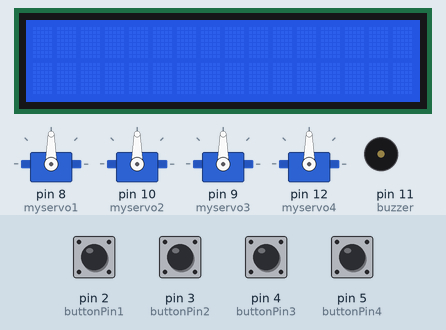
The sketch below on a simulated Arduino Uno, built with avr-gcc and run on an emulated ATmega328P. On the bench: 16×2 character LCD, 4 × servo, buzzer (waves = sounding). The inputs (shaded band) are chosen by the test bench; at power-on: pin 2 (buttonPin1), pin 3 (buttonPin2), pin 4 (buttonPin3), pin 5 (buttonPin4) LOW. What the sketch prints to the serial monitor is not drawn.

Above: at 1.2 s.
1.3 s: pin 2 (buttonPin1) pulled HIGH for 0.15 s
At 1.7 s:
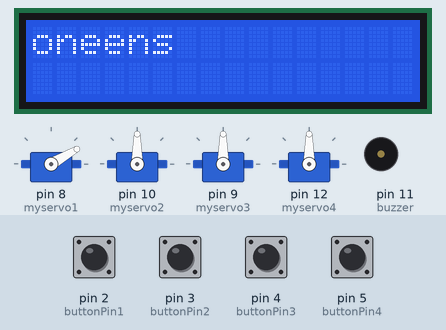
3.4 s: pin 3 (buttonPin2) pulled HIGH for 0.15 s
At 3.8 s:
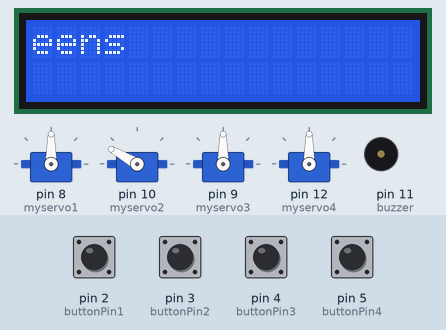
5.5 s: pin 5 (buttonPin4) pulled HIGH for 0.15 s
At 5.99 s:
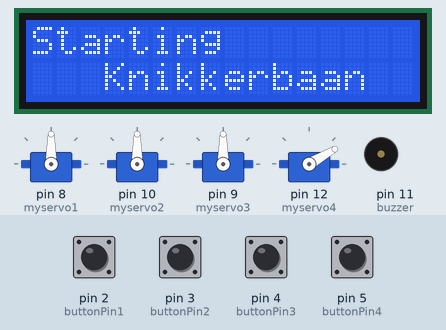
7.1 s: pin 4 (buttonPin3) pulled HIGH for 0.15 s
At 7.58 s:
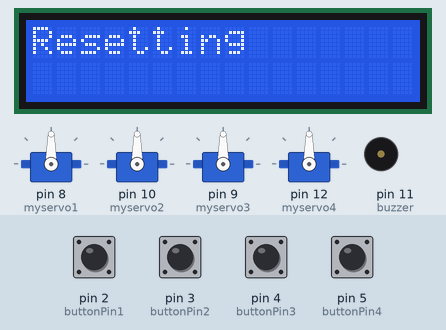
8.7 s: pin 3 (buttonPin2) pulled HIGH for 1 s
At 9.1 s:
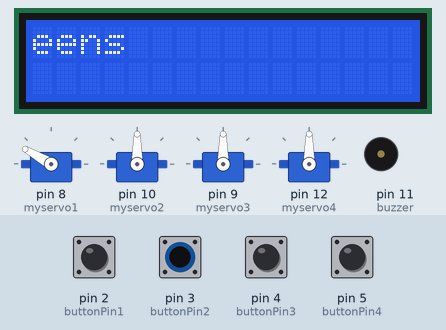
11.2 s: pin 2 (buttonPin1) pulled HIGH for 1 s
At 11.6 s:
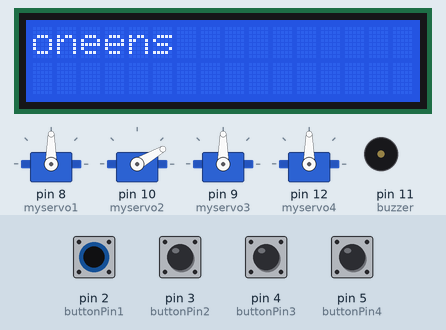
Timing chart, 0 to 14.2 s (numbered marks = the images above; inputs shaded):
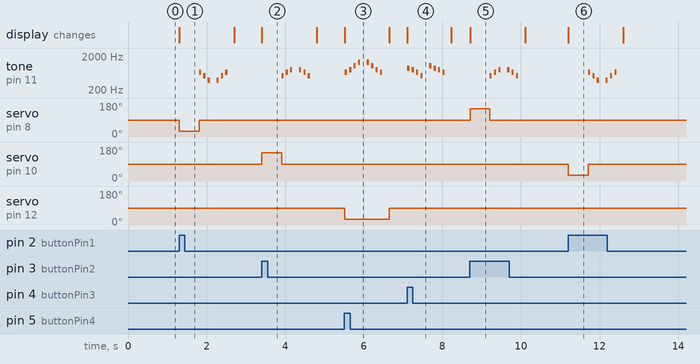

The sketch:

sketch_jan3a.ino
```cpp
#include <Servo.h>
#include <Wire.h>
#include <LiquidCrystal_I2C.h>


#define NOTE_E6 1319
#define NOTE_A5 880
#define NOTE_C6 1047
#define NOTE_C5 523
#define NOTE_E5 659
#define NOTE_G5 784
#define NOTE_REST 0
#define NOTE_G4 392
#define NOTE_B0  31
#define NOTE_C1  33
#define NOTE_CS1 35
#define NOTE_D1  37
#define NOTE_DS1 39
#define NOTE_E1  41
#define NOTE_F1  44
#define NOTE_FS1 46
#define NOTE_G1  49
#define NOTE_GS1 52
#define NOTE_A1  55
#define NOTE_AS1 58
#define NOTE_B1  62
#define NOTE_C2  65
#define NOTE_CS2 69
#define NOTE_D2  73
#define NOTE_DS2 78
#define NOTE_E2  82
#define NOTE_F2  87
#define NOTE_FS2 93
#define NOTE_G2  98
#define NOTE_GS2 104
#define NOTE_A2  110
#define NOTE_AS2 117
#define NOTE_B2  123
#define NOTE_C3  131
#define NOTE_CS3 139
#define NOTE_D3  147
#define NOTE_DS3 156
#define NOTE_E3  165
#define NOTE_F3  175
#define NOTE_FS3 185
#define NOTE_G3  196
#define NOTE_GS3 208
#define NOTE_A3  220
#define NOTE_AS3 233
#define NOTE_B3  247
#define NOTE_C4  262
#define NOTE_CS4 277
#define NOTE_D4  294
#define NOTE_DS4 311
#define NOTE_E4  330
#define NOTE_F4  349
#define NOTE_FS4 370
#define NOTE_G4  392
#define NOTE_GS4 415
#define NOTE_A4  440
#define NOTE_AS4 466
#define NOTE_B4  494
#define NOTE_C5  523
#define NOTE_CS5 554
#define NOTE_D5  587
#define NOTE_DS5 622
#define NOTE_E5  659
#define NOTE_F5  698
#define NOTE_FS5 740
#define NOTE_G5  784
#define NOTE_GS5 831
#define NOTE_A5  880
#define NOTE_AS5 932
#define NOTE_B5  988
#define NOTE_C6  1047
#define NOTE_CS6 1109
#define NOTE_D6  1175
#define NOTE_DS6 1245
#define NOTE_E6  1319
#define NOTE_F6  1397
#define NOTE_FS6 1480
#define NOTE_G6  1568
#define NOTE_GS6 1661
#define NOTE_A6  1760
#define NOTE_AS6 1865
#define NOTE_B6  1976
#define NOTE_C7  2093
#define NOTE_CS7 2217
#define NOTE_D7  2349
#define NOTE_DS7 2489
#define NOTE_E7  2637
#define NOTE_F7  2794
#define NOTE_FS7 2960
#define NOTE_G7  3136
#define NOTE_GS7 3322
#define NOTE_A7  3520
#define NOTE_AS7 3729
#define NOTE_B7  3951
#define NOTE_C8  4186
#define NOTE_CS8 4435
#define NOTE_D8  4699
#define NOTE_DS8 4978
#define REST      0

// Change this to the pin connected to the buzzer
int buzzer = 11;
int buttonPin = 2;
int servoCounter = 0;  // Variable to keep track of the current servo
LiquidCrystal_I2C lcd(0x27, 16, 2);

Servo myservo1;    // Servo on pin 8
Servo myservo2;    // Servo on pin 10
Servo myservo3;    // Servo on pin 9
Servo myservo4;    // Servo on pin 12

//Eens knop [2] r
const int buttonPin1 = 2;
//Oneens knop [3]
const int buttonPin2 = 3;
//Reset knop [4]
const int buttonPin3 = 4;
//Start knop [5]
const int buttonPin4 = 5;

int buttonState1 = 0;
int buttonState2 = 0;
int buttonState3 = 0;
int buttonState4 = 0;

void setup() {
  Serial.begin(9600);

  pinMode(buzzer, OUTPUT);
  digitalWrite(buzzer, LOW);

  lcd.begin();
  lcd.backlight();

  myservo1.attach(8);
  myservo2.attach(10);
  myservo3.attach(9);
  myservo4.attach(12);

  myservo1.write(90);
  myservo2.write(90);
  myservo3.write(90);
  myservo4.write(90);

  pinMode(buttonPin1, INPUT);
  pinMode(buttonPin2, INPUT);
  pinMode(buttonPin3, INPUT);
  pinMode(buttonPin4, INPUT);
}

void loop() {
  buttonState1 = digitalRead(buttonPin1);
  buttonState2 = digitalRead(buttonPin2);
  buttonState3 = digitalRead(buttonPin3);
  buttonState4 = digitalRead(buttonPin4);

  // Check of er gegevens beschikbaar zijn op de seriële poort
  if (buttonState1 == HIGH) {
    Serial.println("oneens");
    lcd.clear();
    lcd.print("oneens");

    if (servoCounter == 0) {
      myservo1.write(30);
    } else if (servoCounter == 1) {
      myservo2.write(30);
    } else if (servoCounter == 2) {
      myservo3.write(30);
    }

    delay(500);

    if (servoCounter == 0) {
      myservo1.write(90);
    } else if (servoCounter == 1) {
      myservo2.write(90);
    } else if (servoCounter == 2) {
      myservo3.write(90);
    }

    playFunnySound2();
    lcd.clear();
    servoCounter = (servoCounter + 1) % 3;  // Increment and wrap around to 0
  } else if (buttonState2 == HIGH) {
    Serial.println("eens");
    lcd.clear();
    lcd.print("eens");

    if (servoCounter == 0) {
      myservo1.write(150);
    } else if (servoCounter == 1) {
      myservo2.write(150);
    } else if (servoCounter == 2) {
      myservo3.write(150);
    }

    delay(500);

    if (servoCounter == 0) {
      myservo1.write(90);
    } else if (servoCounter == 1) {
      myservo2.write(90);
    } else if (servoCounter == 2) {
      myservo3.write(90);
    }

    playFunnySound();
    lcd.clear();
    servoCounter = (servoCounter + 1) % 3;  // Increment and wrap around to 0

  } else if (buttonState3 == HIGH) {
    Serial.println("r");
    lcd.clear();
    lcd.print("Resetting");
    playWindowsShutdownSound();
    lcd.clear();
    servoCounter = 0;

  } else if (buttonState4 == HIGH) {
("x");
    lcd.clear();
    lcd.print("Starting");
    myservo4.write(30);
    lcd.setCursor(3, 1);
    lcd.print("Knikkerbaan");
    playTurnOnSound();
    myservo4.write(90);
    lcd.clear();

  } else {
    // ...
  }
}

String LeesStringDeel(int deelIndex, String ontvangenString) {
  // Split de string op basis van komma's
  int vanIndex = 0;
  for (int i = 0; i < deelIndex; ++i) {
    vanIndex = ontvangenString.indexOf(',', vanIndex) + 1;
    if (vanIndex == 0) {
      // Kon de volgende komma niet vinden, retourneer een lege string
      return "";
    }
  }
  int totIndex = ontvangenString.indexOf(',', vanIndex);
  if (totIndex == -1) {
    // Dit is het laatste deel, haal de substring op van vanIndex tot het einde
    totIndex = ontvangenString.length();
  }
  return ontvangenString.substring(vanIndex, totIndex);
}


//Niet belangerijk !!! alleen de muziek noten van de geluids indicatie
void playFunnySound() {
  int melody1[] = {
    NOTE_C5, 8, NOTE_E5, 8, NOTE_G5, 8,
    NOTE_REST, 8,
    NOTE_G5, 8, NOTE_E5, 8, NOTE_C5, 8,
    NOTE_REST, 8
  };

  int notes1 = sizeof(melody1) / sizeof(melody1[0]) / 2;
  int wholenote = 500;

  for (int thisNote = 0; thisNote < notes1 * 2; thisNote = thisNote + 2) {
    int noteDuration = wholenote / melody1[thisNote + 1];

    tone(buzzer, melody1[thisNote], noteDuration * 0.9);
    delay(noteDuration);

    noTone(buzzer);
    delay(50);
  }
}

void playFunnySound2() {
  int melody2[] = {
    NOTE_E5, 8, NOTE_C5, 8, NOTE_G4, 8,
    NOTE_REST, 8,
    NOTE_G4, 8, NOTE_C5, 8, NOTE_E5, 8,
    NOTE_REST, 8
  };

  int notes2 = sizeof(melody2) / sizeof(melody2[0]) / 2;
  int wholenote = 500;

  for (int thisNote = 0; thisNote < notes2 * 2; thisNote = thisNote + 2) {
    int noteDuration = wholenote / melody2[thisNote + 1];

    tone(buzzer, melody2[thisNote], noteDuration * 0.9);
    delay(noteDuration);

    noTone(buzzer);
    delay(50);
  }
}

void reset() {
  int melody3[] = {
  NOTE_E5, 8, NOTE_D5, 8, NOTE_FS4, 4, NOTE_GS4, 4,
  NOTE_CS5, 8, NOTE_B4, 8, NOTE_D4, 4, NOTE_E4, 4,
  NOTE_B4, 8, NOTE_A4, 8, NOTE_CS4, 4, NOTE_E4, 4,
  NOTE_A4, 2,
};

  int notes2 = sizeof(melody3) / sizeof(melody3[0]) / 2;
  int wholenote = 500;

  for (int thisNote = 0; thisNote < notes2 * 2; thisNote = thisNote + 2) {
    int noteDuration = wholenote / melody3[thisNote + 1];

    tone(buzzer, melody3[thisNote], noteDuration * 0.9);
    delay(noteDuration);

    noTone(buzzer);
    delay(50);
  }
}

void playWindowsShutdownSound() {
  int melody[] = {
    NOTE_A5, 8, NOTE_G5, 8, NOTE_E5, 8, NOTE_C5, 8,  // Play A5, G5, E5, C5 sequentially
    NOTE_REST, 8,  // Pause
    NOTE_C6, 8, NOTE_A5, 8, NOTE_G5, 8, NOTE_E5, 8,  // Play C6, A5, G5, E5 sequentially
    NOTE_REST, 8  // Pause
  };

  int notes = sizeof(melody) / sizeof(melody[0]) / 2;
  int wholenote = 500;  // Adjust the duration as needed

  for (int thisNote = 0; thisNote < notes * 2; thisNote = thisNote + 2) {
    int noteDuration = wholenote / melody[thisNote + 1];

    tone(buzzer, melody[thisNote], noteDuration * 0.9);
    delay(noteDuration);

    noTone(buzzer);
    delay(50);  // Small delay between notes
  }
}


void playTurnOnSound() {
  int melody[] = {
    NOTE_E5, 8, NOTE_G5, 8, NOTE_C6, 8, NOTE_E6, 8,  // Play E5, G5, C6, E6 sequentially
    NOTE_REST, 8,  // Pause
    NOTE_E6, 8, NOTE_C6, 8, NOTE_G5, 8, NOTE_E5, 8,  // Play E6, C6, G5, E5 sequentially
    NOTE_REST, 8  // Pause
  };

  int notes = sizeof(melody) / sizeof(melody[0]) / 2;
  int wholenote = 500;  // Adjust the duration as needed

  for (int thisNote = 0; thisNote < notes * 2; thisNote = thisNote + 2) {
    int noteDuration = wholenote / melody[thisNote + 1];

    tone(buzzer, melody[thisNote], noteDuration * 0.9);
    delay(noteDuration);

    noTone(buzzer);
    delay(50);  // Small delay between notes
  }
}
```

Measured:
- after the input at 1.3 s, tone on pin 11 (buzzer): plays 659 Hz for 0.06 s, 523 Hz for 0.06 s, 392 Hz for 0.06 s, 392 Hz for 0.06 s, 523 Hz for 0.06 s, 659 Hz for 0.06 s, starting after 0.51 s; servo on pin 8 (myservo1): 90° → 30° at once, → 90° 0.50 s later; the display: changes at once (image 1)
- after the input at 3.4 s, tone on pin 11 (buzzer): plays 523 Hz for 0.06 s, 659 Hz for 0.06 s, 784 Hz for 0.06 s, 784 Hz for 0.06 s, 659 Hz for 0.06 s, 523 Hz for 0.06 s, starting after 0.51 s; servo on pin 10 (myservo2): 90° → 150° at once, → 90° 0.50 s later; the display: changes at once (image 2)
- after the input at 5.5 s, tone on pin 11 (buzzer): plays 659 Hz for 0.06 s, 784 Hz for 0.06 s, 1047 Hz for 0.06 s, 1319 Hz for 0.06 s, 1319 Hz for 0.06 s, 1047 Hz for 0.06 s … (8 notes in this stretch), starting at once; servo on pin 12 (myservo4): 90° → 30° at once, → 90° 1.1 s later; the display: changes at once (image 3)
- after the input at 7.1 s, tone on pin 11 (buzzer): plays 880 Hz for 0.06 s, 784 Hz for 0.06 s, 659 Hz for 0.06 s, 523 Hz for 0.06 s, 1047 Hz for 0.06 s, 880 Hz for 0.06 s … (8 notes in this stretch), starting at once; the display: changes at once (image 4)
- after the input at 8.7 s, tone on pin 11 (buzzer): plays 523 Hz for 0.06 s, 659 Hz for 0.06 s, 784 Hz for 0.06 s, 784 Hz for 0.06 s, 659 Hz for 0.06 s, 523 Hz for 0.06 s, starting after 0.51 s; servo on pin 8 (myservo1): 90° → 150° at once, → 90° 0.50 s later; the display: changes at once (image 5)
- after the input at 11.2 s, tone on pin 11 (buzzer): plays 659 Hz for 0.06 s, 523 Hz for 0.06 s, 392 Hz for 0.06 s, 392 Hz for 0.06 s, 523 Hz for 0.06 s, 659 Hz for 0.06 s, starting after 0.51 s; servo on pin 10 (myservo2): 90° → 30° at once, → 90° 0.50 s later; the display: changes at once (image 6)
